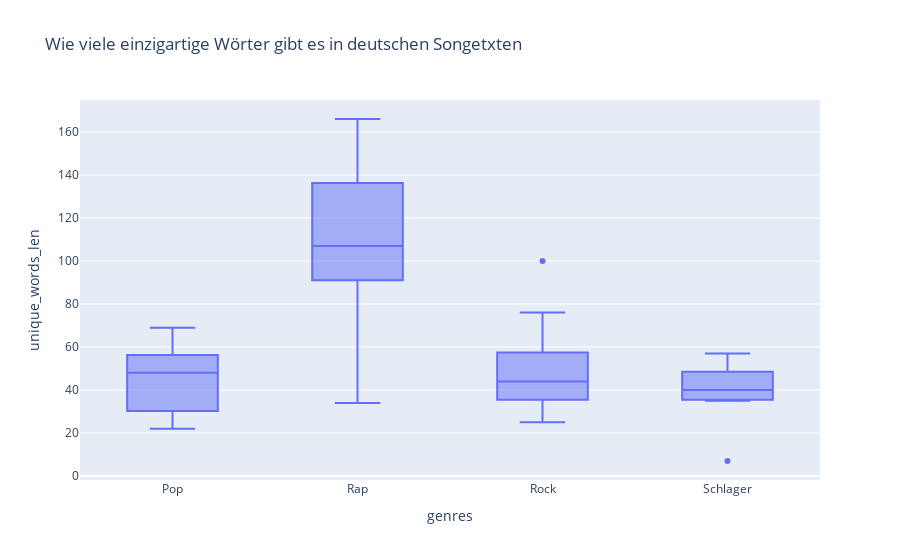

The notebook cell this image was saved under:
### Code cell
song_variety_fig = song_variety_df.plot(kind="box",  x="genres", y="unique_words_len", title="Wie viele einzigartige Wörter gibt es in deutschen Songetxten")
song_variety_fig.show()

### Figure 1 — Plotly figure (JSON) as saved in the notebook; plotly's stock layout.template omitted (floating-point values rounded to 4 significant figures)
{"data": [{"alignmentgroup": "True", "hovertemplate": "genres=%{x}<br>unique_words_len=%{y}<extra></extra>", "legendgroup": "", "marker": {"color": "#636efa"}, "name": "", "notched": false, "offsetgroup": "", "orientation": "v", "showlegend": false, "type": "box", "x": ["Pop", "Pop", "Rap", "Rock", "Pop", "Pop", "Pop", "Pop", "Pop", "Rap", "Schlager", "Rap", "Rap", "Pop", "Rock", "Rap", "Rap", "Pop", "Rock", "Schlager", "Rap", "Pop", "Rap", "Rock", "Rap", "Rock", "Rap", "Rap", "Rap", "Rock", "Rock", "Rock", "Rap", "Rap", "Rock", "Rap", "Rock", "Schlager", "Schlager", "Pop", "Rock", "Rock", "Pop", "Schlager", "Rap", "Schlager", "Rap", "Rock", "Rock", "Rap", "Rock", "Pop", "Pop", "Rap", "Schlager", "Rap", "Rock", "Rap", "Pop"], "x0": " ", "xaxis": "x", "y": [57, 37, 95, 74, 48, 69, 22, 31, 48, 94, 51, 140, 116, 52, 41, 145, 84, 59, 57, 57, 34, 27, 91, 44, 89, 27, 133, 135, 107, 52, 34, 25, 91, 158, 44, 166, 37, 35, 41, 43, 76, 31, 30, 40, 152, 7, 92, 58, 57, 134, 43, 60, 25, 99, 37, 52, 100, 122, 54], "y0": " ", "yaxis": "y"}], "layout": {"boxmode": "group", "legend": {"tracegroupgap": 0}, "title": {"text": "Wie viele einzigartige Wörter gibt es in deutschen Songetxten"}, "xaxis": {"anchor": "y", "domain": [0, 1], "title": {"text": "genres"}}, "yaxis": {"anchor": "x", "domain": [0, 1], "title": {"text": "unique_words_len"}}}}
